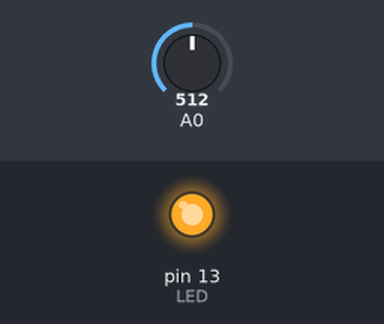
Bench run of a sketch on a simulated Arduino Uno, built with avr-gcc and run on an emulated ATmega328P. Shown: output pins drawn as LEDs (lit = HIGH). The inputs (shaded band) are chosen by the test bench; at power-on: A0 = 512. What the sketch prints to the serial monitor is not drawn.

Above: at 0.2 s.
At 6.7 s:
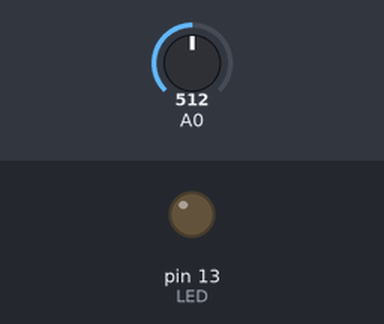
Timing chart, 0 to 10.4 s (numbered marks = the images above):
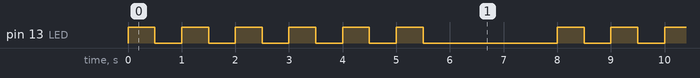

The sketch:

P11_quick_read_thremo.ino
```cpp
// C++ code
//Project12: Creating a quick read Thermometer That Blinks the temperature
# define LED 13

int blinks = 0;

void setup()
{
  Serial.begin(9600);
  pinMode(LED, OUTPUT);
}

void loop()
{

  	blinks = checkTemp();
	blinkLED(blinks, 500);
    delay(2000);
  Serial.println(blinks);

}

// Defining all the required functions

int checkTemp()
{
  float voltage = 0;
  float celcius = 0;
  float hotTemp = 26;
  float coldTemp = 0;
  float sensor = 0;

  int result;

  // read the temp and convert it to deg C

  sensor = analogRead(0);
  voltage = (sensor * 5000) / 1024; // convert raw sensor value to mV
  voltage = voltage -500; // remove voltage offset
  celcius = voltage / 10; // convert mV to C


  //act on temp range

  if(celcius < coldTemp)
  {
    result = 2;
  }

  else if (celcius >= coldTemp && celcius <= hotTemp )
  {
    result = 4;
  }
  else
  {
    result = 6;

  }
  return result;
  Serial.println(result);

}

void blinkLED(int cycles, int del)
{
  for (int z = 0; z < cycles; z++)
  {
  	digitalWrite(LED, HIGH);
  	delay(del);
    digitalWrite(LED, LOW);
  	delay(del);

  }
}
```

Measured:
- by itself, pin 13 (LED): repeats every 8.0 s: 5 × (LOW 0.50 s, HIGH 0.50 s), LOW 2.5 s, HIGH 0.50 s
- by itself, everything shown: repeats every 8.0 s, in 12 steps
